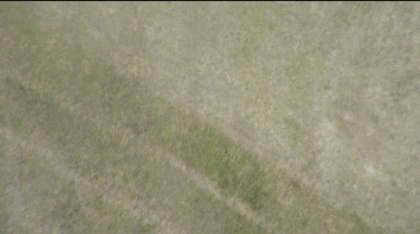
%> input picture Legacy/Cloud10/images2/image-001.jpg, 420 x 234 px, shrunk from 1920 x 1072 before the run; its folder holds only this picture in this run
$ octave WhisOmni.m   (GNU Octave 9; MATLAB toolbox functions it lacks are replaced by stand-ins)
%> lines starting %> are read from the running program, lines starting %| are printed output that depends on the picture; in (x1, y1, x2, y2) boxes, pixels count from 0 and x2, y2 are one past the last pixel; in counts of white or black regions, pixels touching at a corner belong together; the program's own positions count from 1
%% Start Python Script and TCP Socket
% [15 lines of commented-out code are left out]

files = dir('C:\Users\Hari\Documents\UAV\Image-Recognition\Cloud10\images2\*.jpg');

%% IMAGE SELECTION
% stdMessageLength = 100;
% t = tcpip('localhost', 9999);
% fopen(t);

for file = files'

    imagedir = strcat(file.folder,'/',file.name);
    img = imread(imagedir);
%> img is the input picture: size 234x420x3 uint8; mean R, G, B 148.4, 144.8, 120.4

    % Use mode 0 and writeEnable 1 for competition =)

    %% PRE-IMAGE PROCESSING
    % [16 lines of commented-out code are left out]
    imgGray = rgb2gray(img);
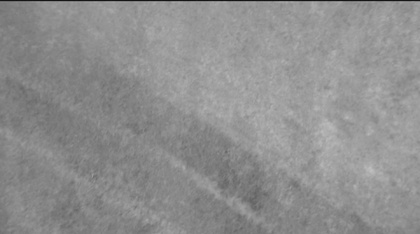
%> imgGray: size 234x420 uint8; min 17, max 192, mean 143

    initThresh = .1;
    %BWimgMask = edge(interEdges,'canny', .3);
    BWimgMask = edge(imgGray,'canny', initThresh);
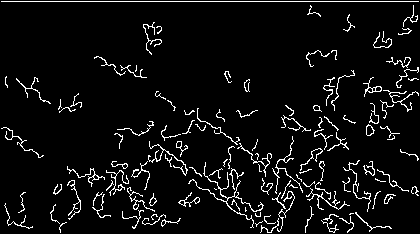
%> BWimgMask: size 234x420 logical; 5.9% white in thin lines or dots

    % Used to fill small holes/discontinuities
    se10 = strel('square', 10);
    se5 = strel('square', 5);

    % thisImageThick is used to determine the boundary of a blob after dilating to fill holes (not displayed though)
    thisImageThick = imdilate(BWimgMask,se5);
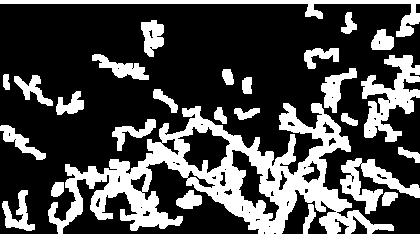
%> thisImageThick: size 234x420 logical; 29.2% white; 27 white regions


    blobs = regionprops(thisImageThick, 'BoundingBox');
%> blobs = 27 regions; largest, box (x1, y1, x2, y2): (48, 103, 394, 234), (0, 0, 420, 37), (361, 55, 420, 142), (340, 158, 420, 214), (321, 68, 357, 113)

    strongThresh = initThresh + .1;
    while length(blobs) > 10
        BWimgMask = edge(imgGray,'canny', strongThresh);
        thisImageThick = imdilate(BWimgMask,se5);
        blobs = regionprops(thisImageThick, 'BoundingBox');
        strongThresh = strongThresh + .1;
    end
%> this loop made 1 pass
%> strongThresh on pass 1: 0.3
%> pass 1, `BWimgMask = edge(imgGray,'canny', strongThresh);`:
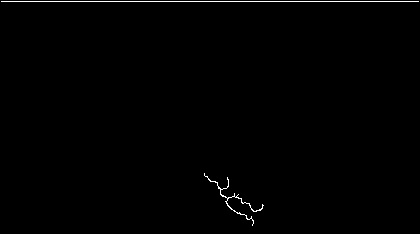
%> BWimgMask: size 234x420 logical; 0.61% white in thin lines or dots
%> pass 1, `thisImageThick = imdilate(BWimgMask,se5);`:
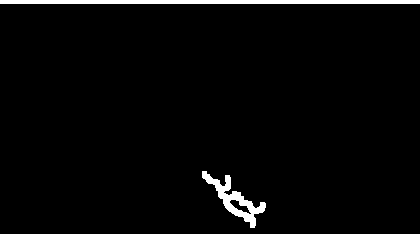
%> thisImageThick: size 234x420 logical; 2.7% white; 2 white regions, box (x1, y1, x2, y2) and area: (0, 0, 420, 4) 1680, (202, 171, 266, 228) 977

% [5 lines of commented-out code are left out]

    z = 1;

    %% LOOPING THROUGH BLOBS
    while z <= length(blobs)
        boundary = blobs(z).BoundingBox;

        % Crop it out of the original gray scale image.
        % thisBlob = imcrop(BWimg, boundary + [-3 -3 6 6]);
        boundary = boundary + [-10 -10 20 20];
        thisBlob = imcrop(img, boundary);

        z = z + 1;

        %imshow(thisBlob)

        if max(size(thisBlob)) <= 15 || max(size(thisBlob) >= 1000)
            %fwrite(t, stdMessage("ignore", stdMessageLength));
            continue;
        end

        % [9 lines of commented-out code are left out]

        strBoundary = string(boundary);
        serverdata = strcat("blob ", file.name, " ", strBoundary(1), " ", strBoundary(2), " ", strBoundary(3), " ", strBoundary(4));
        %fwrite(t, stdMessage(serverdata, stdMessageLength));

        %     close all
        fprintf('Processed a blob\n')
        % [11 lines of commented-out code are left out]

    end
%> this loop made 2 passes
%> (z, strBoundary, serverdata) on passes 1 to 2: (2, {'-9.5', '-9.5', '440', '24'}, {'blobimage-001.jpg-9.5-9.544024'}), (3, {'192.5', '161.5', '84', '77'}, {'blobimage-001.jpg192.5161.58477'})
%| Processed a blob
%| Processed a blob
%> pass 2, `thisBlob = imcrop(img, boundary);`:
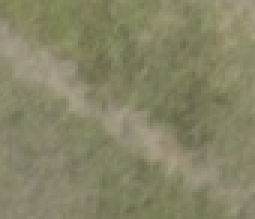
%> thisBlob: size 73x85x3 uint8 (shown 3 times larger); mean R, G, B 133.9, 132.3, 102.2
end

fprintf('Done!')

$ run again, on Legacy/Cloud10/images2/image-012.jpg
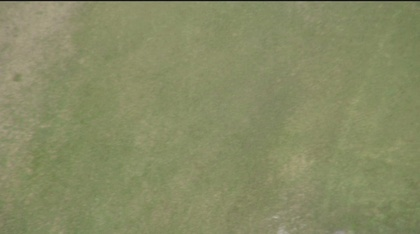
%> input picture Legacy/Cloud10/images2/image-012.jpg, 420 x 234 px, shrunk from 1920 x 1072 before the run
%> img is the input picture: size 234x420x3 uint8; mean R, G, B 134.8, 139.4, 100.9
%> `BWimgMask = edge(imgGray,'canny', initThresh);`:
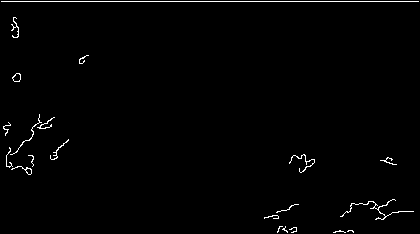
%> BWimgMask: size 234x420 logical; 1.2% white in thin lines or dots
%> `blobs = regionprops(thisImageThick, 'BoundingBox');`: blobs = 13 regions; largest, box (x1, y1, x2, y2): (4, 112, 57, 177), (338, 197, 416, 222), (0, 0, 420, 4), (262, 202, 301, 221), (287, 152, 317, 175)
%> the loop `while length(blobs) > 10` made 1 pass
%> (blobs, strongThresh) on pass 1: ({BoundingBox [0.5 0.5 420 4]}, 0.3)
%> pass 1, `thisImageThick = imdilate(BWimgMask,se5);`:
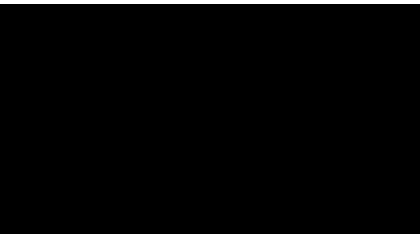
%> thisImageThick: size 234x420 logical; 1.7% white; 1 white region, box (x1, y1, x2, y2) and area: (0, 0, 420, 4) 1680
%> the loop `while z <= length(blobs)` made 1 pass
%> (z, strBoundary, serverdata) on pass 1: (2, {'-9.5', '-9.5', '440', '24'}, {'blobimage-012.jpg-9.5-9.544024'})
%> (printed output is left out)

$ run again, on Legacy/Cloud10/images2/image-018.jpg
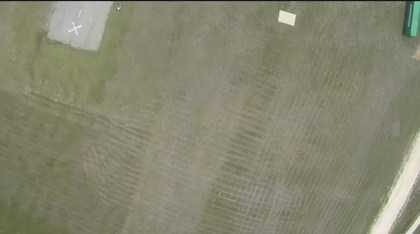
%> input picture Legacy/Cloud10/images2/image-018.jpg, 420 x 234 px, shrunk from 1920 x 1072 before the run
%> img is the input picture: size 234x420x3 uint8; mean R, G, B 134.2, 134.2, 112.4
%> `BWimgMask = edge(imgGray,'canny', initThresh);`:
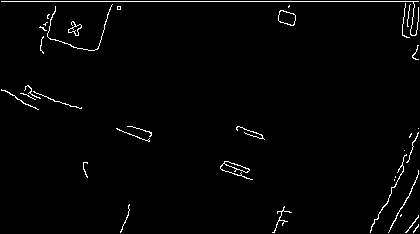
%> BWimgMask: size 234x420 logical; 1.8% white in thin lines or dots
%> blobs = 13 regions; largest, box (x1, y1, x2, y2): (0, 0, 420, 56), (368, 126, 420, 234), (0, 83, 84, 112), (386, 168, 420, 234), (218, 159, 255, 182)
%> the loop `while length(blobs) > 10` made 1 pass
%> strongThresh on pass 1: 0.3
%> the loop `while z <= length(blobs)` made 6 passes
%> (strBoundary, serverdata) on passes 1 to 6: ({'-9.5', '-9.5', '440', '73'}, {'blobimage-018.jpg-9.5-9.544073'}), ({'266.5', '-1.5', '42', '40'}, {'blobimage-018.jpg266.5-1.54240'}), ({'358.5', '120.5', '72', '124'}, {'blobimage-018.jpg358.5120.572124'}), ({'376.5', '158.5', '54', '86'}, {'blobimage-018.jpg376.5158.55486'}), ({'393.5', '203.5', '37', '41'}, {'blobimage-018.jpg393.5203.53741'}), ({'400.5', '33.5', '30', '39'}, {'blobimage-018.jpg400.533.53039'})
%> (printed output is left out)
%> pass 3, `thisBlob = imcrop(img, boundary);`:
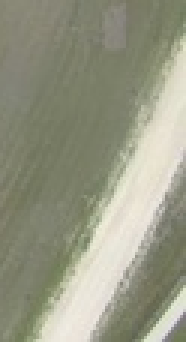
%> thisBlob: size 114x62x3 uint8 (shown 3 times larger); mean R, G, B 150.5, 151.8, 131.9

$ run again, on Legacy/Cloud10/images2/image-003.jpg
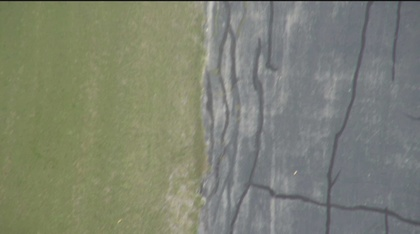
%> input picture Legacy/Cloud10/images2/image-003.jpg, 420 x 234 px, shrunk from 1920 x 1072 before the run
%> img is the input picture: size 234x420x3 uint8; mean R, G, B 126.1, 130.2, 114.2
%> `BWimgMask = edge(imgGray,'canny', initThresh);`:
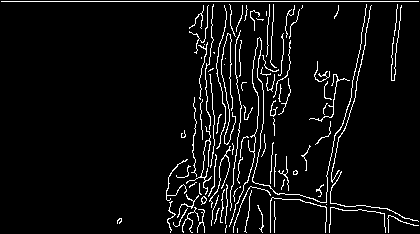
%> BWimgMask: size 234x420 logical; 5.7% white in thin lines or dots
%> thisImageThick: size 234x420 logical; 27.4% white; 5 white regions
%> blobs = 5 regions; box (x1, y1, x2, y2): (0, 0, 420, 234), (115, 216, 124, 226), (179, 128, 188, 140), (255, 203, 266, 234), (291, 168, 300, 177)
%> after the loop `while length(blobs) > 10`: strongThresh = 0.2
%> the loop `while z <= length(blobs)` made 5 passes
%> (strBoundary, serverdata) on passes 1 to 5: ({'-9.5', '-9.5', '440', '254'}, {'blobimage-003.jpg-9.5-9.5440254'}), ({'105.5', '206.5', '29', '30'}, {'blobimage-003.jpg105.5206.52930'}), ({'169.5', '118.5', '29', '32'}, {'blobimage-003.jpg169.5118.52932'}), ({'245.5', '193.5', '31', '51'}, {'blobimage-003.jpg245.5193.53151'}), ({'281.5', '158.5', '29', '29'}, {'blobimage-003.jpg281.5158.52929'})
%> (printed output is left out)
%> pass 3, `thisBlob = imcrop(img, boundary);`:
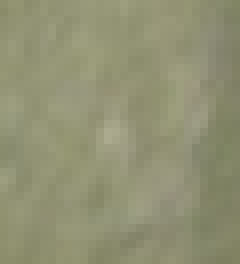
%> thisBlob: size 33x30x3 uint8 (shown 8 times larger); mean R, G, B 144.8, 145.4, 115.4
